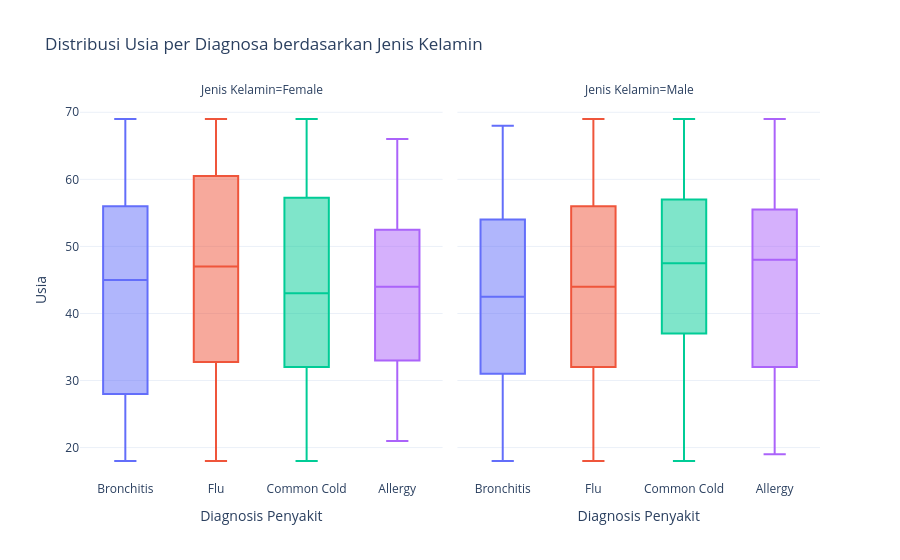

The cell this chart's notebook holds for it:
### Code cell
# Buat box plot interaktif untuk distribusi usia per diagnosa
# Menambahkan facet_col='jenis_kelamin' untuk memecah grafik berdasarkan jenis kelamin
fig = px.box(
    df,
    x='diagnosis',
    y='usia',
    color='diagnosis',
    title='Distribusi Usia per Diagnosa berdasarkan Jenis Kelamin',
    labels={'diagnosis': 'Diagnosis Penyakit', 'usia': 'Usia', 'jenis_kelamin': 'Jenis Kelamin'},
    template='plotly_white',
    facet_col='jenis_kelamin' # Tambahan untuk interaktivitas
)
fig.update_layout(
    xaxis_title_text='Diagnosis Penyakit',
    yaxis_title_text='Usia',
    showlegend=False
)
fig.show()

### Figure 1 — Plotly figure (JSON) as saved in the notebook; plotly's stock layout.template omitted (floating-point values rounded to 4 significant figures)
{"data": [{"alignmentgroup": "True", "hovertemplate": "Diagnosis Penyakit=%{x}<br>Jenis Kelamin=Female<br>Usia=%{y}<extra></extra>", "legendgroup": "Bronchitis", "marker": {"color": "#636efa"}, "name": "Bronchitis", "notched": false, "offsetgroup": "Bronchitis", "orientation": "v", "showlegend": true, "type": "box", "x": ["Bronchitis", "Bronchitis", "Bronchitis", "Bronchitis", "Bronchitis", "Bronchitis", "Bronchitis", "Bronchitis", "Bronchitis", "Bronchitis", "Bronchitis", "Bronchitis", "Bronchitis", "Bronchitis", "Bronchitis", "Bronchitis", "Bronchitis", "Bronchitis", "Bronchitis", "Bronchitis", "Bronchitis", "Bronchitis", "Bronchitis", "Bronchitis", "Bronchitis", "Bronchitis", "Bronchitis", "Bronchitis", "Bronchitis", "Bronchitis", "Bronchitis", "Bronchitis", "Bronchitis", "Bronchitis", "Bronchitis", "Bronchitis", "Bronchitis", "Bronchitis", "Bronchitis", "Bronchitis", "Bronchitis", "Bronchitis", "Bronchitis", "Bronchitis", "Bronchitis", "Bronchitis", "Bronchitis", "Bronchitis", "Bronchitis", "Bronchitis", "Bronchitis", "Bronchitis", "Bronchitis", "Bronchitis"], "x0": " ", "xaxis": "x", "y": [56, 56, 53, 47, 33, 26, 25, 21, 48, 62, 62, 25, 24, 26, 50, 52, 26, 68, 62, 45, 45, 59, 34, 19, 18, 23, 28, 51, 28, 46, 19, 52, 33, 52, 42, 35, 29, 55, 68, 44, 65, 40, 60, 52, 67, 63, 39, 23, 60, 69, 59, 34, 36, 18], "y0": " ", "yaxis": "y"}, {"alignmentgroup": "True", "hovertemplate": "Diagnosis Penyakit=%{x}<br>Jenis Kelamin=Male<br>Usia=%{y}<extra></extra>", "legendgroup": "Bronchitis", "marker": {"color": "#636efa"}, "name": "Bronchitis", "notched": false, "offsetgroup": "Bronchitis", "orientation": "v", "showlegend": false, "type": "box", "x": ["Bronchitis", "Bronchitis", "Bronchitis", "Bronchitis", "Bronchitis", "Bronchitis", "Bronchitis", "Bronchitis", "Bronchitis", "Bronchitis", "Bronchitis", "Bronchitis", "Bronchitis", "Bronchitis", "Bronchitis", "Bronchitis", "Bronchitis", "Bronchitis", "Bronchitis", "Bronchitis", "Bronchitis", "Bronchitis", "Bronchitis", "Bronchitis", "Bronchitis", "Bronchitis", "Bronchitis", "Bronchitis", "Bronchitis", "Bronchitis", "Bronchitis", "Bronchitis", "Bronchitis", "Bronchitis", "Bronchitis", "Bronchitis", "Bronchitis", "Bronchitis", "Bronchitis", "Bronchitis", "Bronchitis", "Bronchitis", "Bronchitis", "Bronchitis", "Bronchitis", "Bronchitis", "Bronchitis", "Bronchitis", "Bronchitis", "Bronchitis", "Bronchitis", "Bronchitis", "Bronchitis", "Bronchitis", "Bronchitis", "Bronchitis", "Bronchitis", "Bronchitis", "Bronchitis", "Bronchitis", "Bronchitis", "Bronchitis"], "x0": " ", "xaxis": "x2", "y": [28, 20, 41, 21, 67, 52, 57, 21, 46, 26, 25, 64, 31, 18, 43, 56, 32, 60, 49, 47, 42, 26, 41, 54, 19, 22, 33, 37, 53, 67, 59, 33, 66, 54, 36, 52, 35, 33, 50, 24, 68, 39, 44, 64, 50, 61, 23, 54, 52, 42, 67, 34, 26, 42, 31, 68, 42, 25, 67, 51, 49, 62], "y0": " ", "yaxis": "y2"}, {"alignmentgroup": "True", "hovertemplate": "Diagnosis Penyakit=%{x}<br>Jenis Kelamin=Female<br>Usia=%{y}<extra></extra>", "legendgroup": "Flu", "marker": {"color": "#EF553B"}, "name": "Flu", "notched": false, "offsetgroup": "Flu", "orientation": "v", "showlegend": true, "type": "box", "x": ["Flu", "Flu", "Flu", "Flu", "Flu", "Flu", "Flu", "Flu", "Flu", "Flu", "Flu", "Flu", "Flu", "Flu", "Flu", "Flu", "Flu", "Flu", "Flu", "Flu", "Flu", "Flu", "Flu", "Flu", "Flu", "Flu", "Flu", "Flu", "Flu", "Flu", "Flu", "Flu", "Flu", "Flu", "Flu", "Flu", "Flu", "Flu", "Flu", "Flu", "Flu", "Flu", "Flu", "Flu", "Flu", "Flu", "Flu", "Flu", "Flu", "Flu", "Flu", "Flu", "Flu", "Flu", "Flu", "Flu", "Flu", "Flu", "Flu", "Flu", "Flu", "Flu", "Flu", "Flu", "Flu", "Flu", "Flu", "Flu", "Flu", "Flu", "Flu", "Flu", "Flu", "Flu", "Flu", "Flu", "Flu", "Flu", "Flu", "Flu", "Flu", "Flu", "Flu", "Flu", "Flu", "Flu", "Flu", "Flu", "Flu", "Flu", "Flu", "Flu", "Flu", "Flu", "Flu", "Flu", "Flu", "Flu", "Flu", "Flu", "Flu", "Flu", "Flu"], "x0": " ", "xaxis": "x", "y": [69, 46, 55, 50, 29, 39, 44, 68, 69, 24, 19, 64, 24, 61, 64, 53, 35, 51, 25, 57, 38, 43, 42, 18, 24, 61, 25, 52, 40, 52, 54, 22, 31, 44, 30, 68, 49, 54, 30, 24, 39, 45, 59, 61, 61, 28, 44, 30, 20, 56, 23, 68, 41, 32, 49, 49, 66, 56, 66, 19, 45, 50, 23, 26, 36, 58, 52, 65, 49, 20, 69, 65, 42, 19, 38, 63, 62, 38, 47, 52, 47, 58, 41, 66, 63, 48, 20, 48, 41, 43, 65, 46, 62, 37, 68, 32, 49, 61, 62, 57, 69, 40, 18], "y0": " ", "yaxis": "y"}, {"alignmentgroup": "True", "hovertemplate": "Diagnosis Penyakit=%{x}<br>Jenis Kelamin=Male<br>Usia=%{y}<extra></extra>", "legendgroup": "Flu", "marker": {"color": "#EF553B"}, "name": "Flu", "notched": false, "offsetgroup": "Flu", "orientation": "v", "showlegend": false, "type": "box", "x": ["Flu", "Flu", "Flu", "Flu", "Flu", "Flu", "Flu", "Flu", "Flu", "Flu", "Flu", "Flu", "Flu", "Flu", "Flu", "Flu", "Flu", "Flu", "Flu", "Flu", "Flu", "Flu", "Flu", "Flu", "Flu", "Flu", "Flu", "Flu", "Flu", "Flu", "Flu", "Flu", "Flu", "Flu", "Flu", "Flu", "Flu", "Flu", "Flu", "Flu", "Flu", "Flu", "Flu", "Flu", "Flu", "Flu", "Flu", "Flu", "Flu", "Flu", "Flu", "Flu", "Flu", "Flu", "Flu", "Flu", "Flu", "Flu", "Flu", "Flu", "Flu", "Flu", "Flu", "Flu", "Flu", "Flu", "Flu", "Flu", "Flu", "Flu", "Flu", "Flu", "Flu", "Flu", "Flu", "Flu", "Flu", "Flu", "Flu", "Flu", "Flu", "Flu", "Flu", "Flu", "Flu", "Flu", "Flu", "Flu", "Flu", "Flu", "Flu", "Flu", "Flu", "Flu"], "x0": " ", "xaxis": "x2", "y": [60, 36, 19, 42, 66, 64, 38, 35, 31, 43, 61, 65, 31, 46, 32, 28, 34, 59, 56, 29, 65, 41, 61, 39, 44, 56, 47, 56, 53, 50, 69, 25, 69, 69, 19, 20, 40, 61, 34, 39, 33, 20, 36, 43, 20, 49, 35, 18, 28, 45, 42, 40, 29, 22, 26, 58, 50, 28, 66, 53, 46, 52, 58, 65, 25, 20, 34, 65, 47, 25, 22, 36, 66, 45, 52, 46, 50, 63, 64, 44, 50, 56, 53, 33, 19, 54, 50, 56, 23, 47, 36, 43, 54, 26], "y0": " ", "yaxis": "y2"}, {"alignmentgroup": "True", "hovertemplate": "Diagnosis Penyakit=%{x}<br>Jenis Kelamin=Female<br>Usia=%{y}<extra></extra>", "legendgroup": "Common Cold", "marker": {"color": "#00cc96"}, "name": "Common Cold", "notched": false, "offsetgroup": "Common Cold", "orientation": "v", "showlegend": true, "type": "box", "x": ["Common Cold", "Common Cold", "Common Cold", "Common Cold", "Common Cold", "Common Cold", "Common Cold", "Common Cold", "Common Cold", "Common Cold", "Common Cold", "Common Cold", "Common Cold", "Common Cold", "Common Cold", "Common Cold", "Common Cold", "Common Cold", "Common Cold", "Common Cold", "Common Cold", "Common Cold", "Common Cold", "Common Cold", "Common Cold", "Common Cold", "Common Cold", "Common Cold", "Common Cold", "Common Cold", "Common Cold", "Common Cold", "Common Cold", "Common Cold", "Common Cold", "Common Cold", "Common Cold", "Common Cold", "Common Cold", "Common Cold", "Common Cold", "Common Cold", "Common Cold", "Common Cold", "Common Cold", "Common Cold", "Common Cold", "Common Cold", "Common Cold", "Common Cold", "Common Cold", "Common Cold", "Common Cold", "Common Cold", "Common Cold", "Common Cold", "Common Cold", "Common Cold", "Common Cold", "Common Cold", "Common Cold", "Common Cold", "Common Cold", "Common Cold", "Common Cold", "Common Cold", "Common Cold", "Common Cold", "Common Cold", "Common Cold", "Common Cold", "Common Cold", "Common Cold", "Common Cold", "Common Cold", "Common Cold", "Common Cold", "Common Cold", "Common Cold", "Common Cold", "Common Cold", "Common Cold", "Common Cold"], "x0": " ", "xaxis": "x", "y": [32, 45, 32, 20, 68, 42, 34, 67, 19, 59, 43, 53, 33, 58, 68, 22, 58, 45, 51, 18, 20, 32, 43, 59, 49, 69, 40, 62, 45, 37, 18, 50, 61, 66, 29, 66, 54, 66, 36, 55, 41, 69, 24, 24, 43, 18, 37, 41, 63, 50, 31, 39, 51, 45, 34, 38, 49, 35, 20, 40, 19, 59, 43, 30, 18, 25, 45, 51, 39, 69, 59, 32, 61, 49, 64, 52, 33, 30, 45, 43, 29, 64, 42], "y0": " ", "yaxis": "y"}, {"alignmentgroup": "True", "hovertemplate": "Diagnosis Penyakit=%{x}<br>Jenis Kelamin=Male<br>Usia=%{y}<extra></extra>", "legendgroup": "Common Cold", "marker": {"color": "#00cc96"}, "name": "Common Cold", "notched": false, "offsetgroup": "Common Cold", "orientation": "v", "showlegend": false, "type": "box", "x": ["Common Cold", "Common Cold", "Common Cold", "Common Cold", "Common Cold", "Common Cold", "Common Cold", "Common Cold", "Common Cold", "Common Cold", "Common Cold", "Common Cold", "Common Cold", "Common Cold", "Common Cold", "Common Cold", "Common Cold", "Common Cold", "Common Cold", "Common Cold", "Common Cold", "Common Cold", "Common Cold", "Common Cold", "Common Cold", "Common Cold", "Common Cold", "Common Cold", "Common Cold", "Common Cold", "Common Cold", "Common Cold", "Common Cold", "Common Cold", "Common Cold", "Common Cold", "Common Cold", "Common Cold", "Common Cold", "Common Cold", "Common Cold", "Common Cold", "Common Cold", "Common Cold", "Common Cold", "Common Cold", "Common Cold", "Common Cold", "Common Cold", "Common Cold", "Common Cold", "Common Cold", "Common Cold", "Common Cold", "Common Cold", "Common Cold", "Common Cold", "Common Cold", "Common Cold", "Common Cold", "Common Cold", "Common Cold", "Common Cold", "Common Cold", "Common Cold", "Common Cold", "Common Cold", "Common Cold", "Common Cold", "Common Cold", "Common Cold", "Common Cold", "Common Cold", "Common Cold", "Common Cold", "Common Cold", "Common Cold", "Common Cold", "Common Cold", "Common Cold"], "x0": " ", "xaxis": "x2", "y": [25, 38, 40, 28, 57, 41, 39, 19, 61, 38, 59, 61, 54, 26, 56, 37, 45, 31, 31, 40, 35, 64, 41, 62, 42, 41, 18, 41, 50, 54, 52, 57, 21, 46, 23, 58, 58, 49, 43, 49, 49, 21, 65, 50, 23, 37, 69, 50, 57, 56, 57, 69, 65, 65, 41, 25, 57, 37, 53, 37, 50, 55, 50, 21, 46, 63, 50, 49, 19, 57, 59, 24, 29, 40, 40, 66, 22, 65, 57, 18], "y0": " ", "yaxis": "y2"}, {"alignmentgroup": "True", "hovertemplate": "Diagnosis Penyakit=%{x}<br>Jenis Kelamin=Female<br>Usia=%{y}<extra></extra>", "legendgroup": "Allergy", "marker": {"color": "#ab63fa"}, "name": "Allergy", "notched": false, "offsetgroup": "Allergy", "orientation": "v", "showlegend": true, "type": "box", "x": ["Allergy", "Allergy", "Allergy", "Allergy", "Allergy", "Allergy", "Allergy", "Allergy", "Allergy", "Allergy", "Allergy", "Allergy"], "x0": " ", "xaxis": "x", "y": [41, 61, 27, 66, 48, 47, 21, 57, 39, 41, 21, 47], "y0": " ", "yaxis": "y"}, {"alignmentgroup": "True", "hovertemplate": "Diagnosis Penyakit=%{x}<br>Jenis Kelamin=Male<br>Usia=%{y}<extra></extra>", "legendgroup": "Allergy", "marker": {"color": "#ab63fa"}, "name": "Allergy", "notched": false, "offsetgroup": "Allergy", "orientation": "v", "showlegend": false, "type": "box", "x": ["Allergy", "Allergy", "Allergy", "Allergy", "Allergy", "Allergy", "Allergy", "Allergy", "Allergy", "Allergy", "Allergy", "Allergy"], "x0": " ", "xaxis": "x2", "y": [23, 32, 52, 32, 19, 56, 44, 54, 55, 69, 59, 39], "y0": " ", "yaxis": "y2"}], "layout": {"annotations": [{"font": {}, "showarrow": false, "text": "Jenis Kelamin=Female", "x": 0.245, "xanchor": "center", "xref": "paper", "y": 1, "yanchor": "bottom", "yref": "paper"}, {"font": {}, "showarrow": false, "text": "Jenis Kelamin=Male", "x": 0.755, "xanchor": "center", "xref": "paper", "y": 1, "yanchor": "bottom", "yref": "paper"}], "boxmode": "overlay", "legend": {"title": {"text": "Diagnosis Penyakit"}, "tracegroupgap": 0}, "showlegend": false, "title": {"text": "Distribusi Usia per Diagnosa berdasarkan Jenis Kelamin"}, "xaxis": {"anchor": "y", "categoryarray": ["Bronchitis", "Flu", "Common Cold", "Allergy"], "categoryorder": "array", "domain": [0, 0.49], "title": {"text": "Diagnosis Penyakit"}}, "xaxis2": {"anchor": "y2", "categoryarray": ["Bronchitis", "Flu", "Common Cold", "Allergy"], "categoryorder": "array", "domain": [0.51, 1], "matches": "x", "title": {"text": "Diagnosis Penyakit"}}, "yaxis": {"anchor": "x", "domain": [0, 1], "title": {"text": "Usia"}}, "yaxis2": {"anchor": "x2", "domain": [0, 1], "matches": "y", "showticklabels": false}}}
